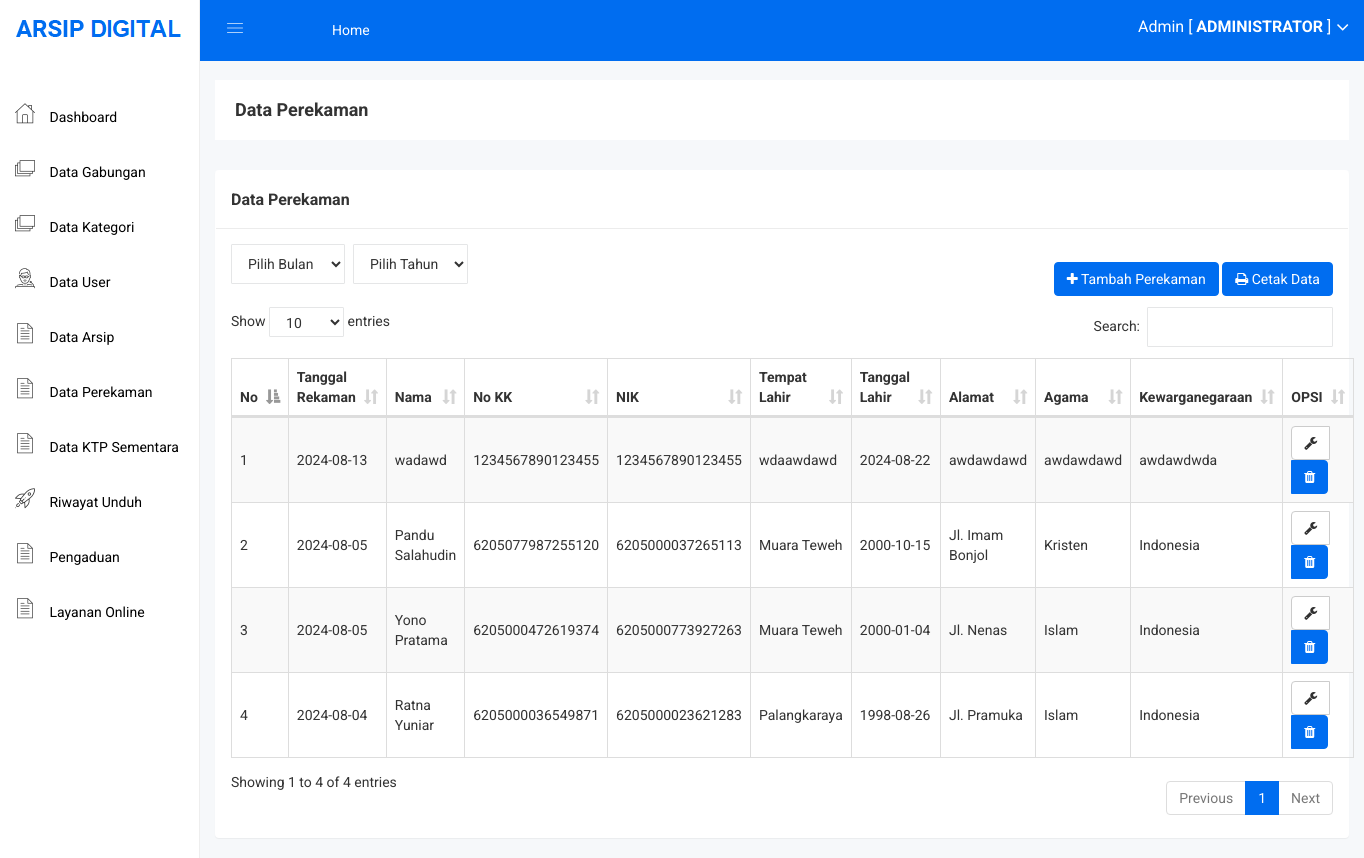
Page /admin/dt_perekaman.php (signed in) on the committed database.
### tables this page shows
CREATE TABLE IF NOT EXISTS `dt_perekaman` (
  `id_perekaman` int NOT NULL AUTO_INCREMENT,
  `tgl_input` date NOT NULL,
  `nama` varchar(30) NOT NULL,
  `no_kk` varchar(16) NOT NULL,
  `nik` varchar(16) NOT NULL,
  `tempat_lahir` varchar(20) NOT NULL,
  `tgl_lahir` date NOT NULL,
  `alamat` varchar(20) NOT NULL,
  `agama` varchar(10) NOT NULL,
  `negara` varchar(20) NOT NULL,
  PRIMARY KEY (`id_perekaman`),
  UNIQUE KEY `no_kk` (`no_kk`),
  UNIQUE KEY `nik` (`nik`)
);

### admin/dt_perekaman.php (the view, shortened to what this page needs)
<?php include 'header.php'; ?>
<br>
<br>
<div class="breadcome-area">
    <div class="container-fluid">
        <div class="row">
            <div class="col-lg-12 col-md-12 col-sm-12 col-xs-12">
                <div class="breadcome-list">
                    <div class="row">
                        <div class="col-lg-6 col-md-6 col-sm-6 col-xs-12">
                            <div class="breadcome-heading">
                                <h4 style="margin-bottom: 0px">Data Perekaman</h4>
                            </div>
                        </div>
                    </div>
                </div>
            </div>
        </div>
    </div>
</div>
<div class="container-fluid">
    <div class="panel panel">
        <div class="panel-heading">
            <h3 class="panel-title">Data Perekaman</h3>
        </div>
        <div class="panel-body">
            <div class="d-flex align-items-center justify-content-between mb-2">
                <div class="d-flex">
                    <div class="form-group">
                        <?= renderMonthSelect('bulan'); ?>
                    </div>
                    <div class="form-group mx-2">
                        <?= renderYearSelect('tahun', 2020, 2025); ?>
                    </div>
                </div>
                <div>
                    <a href="dt_perekaman_tambah.php" class="btn btn-primary"><i class="fa fa-plus"></i> Tambah Perekaman</a>
                    <a href="dt_perekaman_cetak.php?<?= getUrlParams() ?>" class="btn btn-primary"><i class="fa fa-print"></i> Cetak Data</a>
                </div>
            </div>
            <table id="table" class="table table-bordered table-striped table-hover table-datatable">
                <thead>
                    <tr>
                        <th>No</th>
                        <th width="1%">Tanggal Rekaman</th>
                        <th width="5%">Nama</th>
                        <th>No KK</th>
                        <th>NIK</th>
                        <th>Tempat Lahir</th>
                        <th>Tanggal Lahir</th>
                        <th>Alamat</th>
                        <th>Agama</th>
                        <th>Kewarganegaraan</th>
                        <th class="text-center" width="10%">OPSI</th>
                    </tr>
                </thead>
                <tbody>
                    <?php
                    $no = 1;
                    $sql = "SELECT * FROM dt_perekaman";
                    $sql .= " ORDER BY id_perekaman DESC";
                    $dt_perekaman = mysqli_query($koneksi, $sql);
                    while ($p = mysqli_fetch_array($dt_perekaman)) {
                    ?>
                        <tr>
                            <td><?php echo $no++; ?></td>
                            <td><?php echo $p['tgl_input'] ?></td>
                            <td><?php echo $p['nama'] ?></td>
                            <td><?php echo $p['no_kk'] ?></td>
                            <td><?php echo $p['nik'] ?></td>
                            <td><?php echo $p['tempat_lahir'] ?></td>
                            <td><?php echo $p['tgl_lahir'] ?></td>
                            <td><?php echo $p['alamat'] ?></td>
                            <td><?php echo $p['agama'] ?></td>
                            <td><?php echo $p['negara'] ?></td>
                            <td class="text-center">
                                <?php
                                if ($p['id_perekaman'] != 1) {
                                ?>
                                    <div class="btn-group">
                                        <a href="dt_perekaman_edit.php?id=<?php echo $p['id_perekaman']; ?>" class="btn btn-default"><i class="fa fa-wrench"></i></a>
                                        <button type="button" class="btn btn-primary" data-toggle="modal" data-target="#exampleModal_<?php echo $p['id_perekaman']; ?>">
                                            <i class="fa fa-trash"></i>
                                        </button>
                                    </div>
                                <?php
                                }
                                ?>
                            </td>
                        </tr>
                    <?php
                    }
                    ?>
                </tbody>
            </table>
        </div>
    </div>
</div>
<?php include 'footer.php'; ?>

### assets/css/main.css (style rules this page uses)
html { color: #222; font-size: 1em; line-height: 1.4; }

### assets/css/style.css (style rules this page uses)
table .btn { margin: 0px !important; }
.btn-primary { background: #006df0; color: white !important; border: 1px solid #006df0; }
.panel-heading { padding: 20px 15px; border-bottom: 1px solid #ececec; }
td { vertical-align: middle !important; }
.mr-2, .mx-2 { margin-right: 0.5rem !important; }
.mb-2, .my-2 { margin-bottom: 0.5rem !important; }
.ml-2, .mx-2 { margin-left: 0.5rem !important; }
.d-flex { display: flex !important; }
.justify-content-between { justify-content: space-between !important; }
.align-items-center { align-items: center !important; }

### assets/js/DataTables/datatables.css (style rules this page uses)
table.dataTable { clear: both; margin-top: 6px !important; margin-bottom: 6px !important; max-width: none !important; border-collapse: separate !important; }
table.dataTable td, table.dataTable th { -webkit-box-sizing: content-box; box-sizing: content-box; }
table.dataTable thead > tr > th.sorting_asc, table.dataTable thead > tr > th.sorting_desc, table.dataTable thead > tr > th.sorting, table.dataTable thead > tr > td.sorting_asc, table.dataTable thead > tr > td.sorting_desc, table.dataTable thead > tr > td.sorting { padding-right: 30px; }
table.dataTable thead .sorting, table.dataTable thead .sorting_asc, table.dataTable thead .sorting_desc, table.dataTable thead .sorting_asc_disabled, table.dataTable thead .sorting_desc_disabled { cursor: pointer; position: relative; }
table.dataTable thead .sorting:after, table.dataTable thead .sorting_asc:after, table.dataTable thead .sorting_desc:after, table.dataTable thead .sorting_asc_disabled:after, table.dataTable thead .sorting_desc_disabled:after { position: absolute; bottom: 8px; right: 8px; display: block; font-family: 'Glyphicons Halflings'; opacity: 0.5; }
table.dataTable thead .sorting:after { opacity: 0.2; content: "\e150"; }
table.dataTable thead .sorting_asc:after { content: "\e155"; }
table.table-bordered.dataTable th, table.table-bordered.dataTable td { border-left-width: 0; }
table.table-bordered.dataTable th:last-child, table.table-bordered.dataTable th:last-child, table.table-bordered.dataTable td:last-child, table.table-bordered.dataTable td:last-child { border-right-width: 0; }
table.table-bordered.dataTable tbody th, table.table-bordered.dataTable tbody td { border-bottom-width: 0; }

### rows in the picture
dt_perekaman: tgl_input "2024-08-13", nama "wadawd", no_kk "1234567890123455", nik "1234567890123455", tempat_lahir "wdaawdawd", tgl_lahir "2024-08-22", alamat "awdawdawd", agama "awdawdawd", negara "awdawdwda"
dt_perekaman: tgl_input "2024-08-05", nama "Pandu Salahudin", no_kk "6205077987255120", nik "6205000037265113", tempat_lahir "Muara Teweh", tgl_lahir "2000-10-15", alamat "Jl. Imam Bonjol", agama "Kristen", negara "Indonesia"
dt_perekaman: tgl_input "2024-08-05", nama "Yono Pratama", no_kk "6205000472619374", nik "6205000773927263", tempat_lahir "Muara Teweh", tgl_lahir "2000-01-04", alamat "Jl. Nenas", agama "Islam", negara "Indonesia"
dt_perekaman: tgl_input "2024-08-04", nama "Ratna Yuniar", no_kk "6205000036549871", nik "6205000023621283", tempat_lahir "Palangkaraya", tgl_lahir "1998-08-26", alamat "Jl. Pramuka", agama "Islam", negara "Indonesia"

### other values in the picture
$_SESSION['nama'] "Admin"
